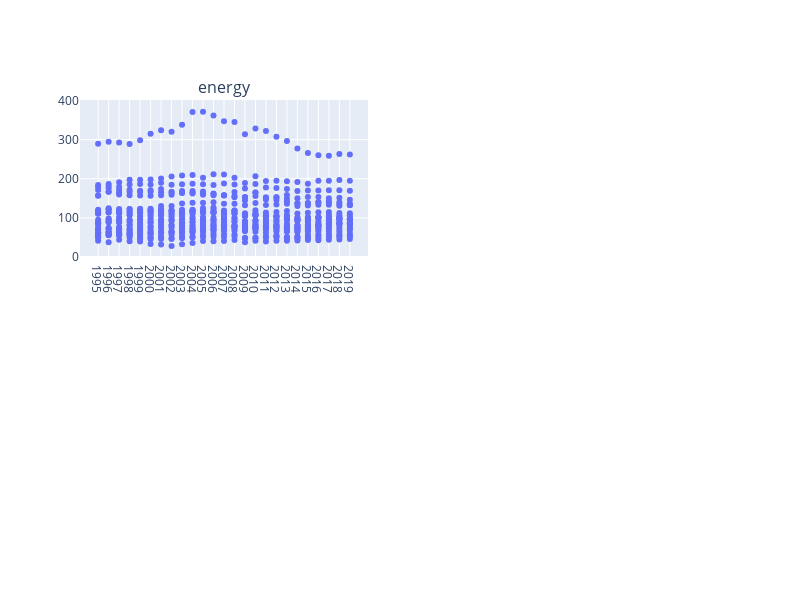

Source (notebook cell):
### Markdown cell above
Same for accounts data

### Code cell
foundational_df_no_transformations_accounts_selected_years = foundational_df_no_transformations_accounts[foundational_df_no_transformations_accounts['TIME_PERIOD'].isin(time_periods_accounts)]
create_scatter_plots_grid(foundational_df_no_transformations_accounts_selected_years, 'TIME_PERIOD', ['energy'], time_periods_accounts)

### Figure 1 — Plotly figure (JSON) as saved in the notebook; plotly's stock layout.template omitted (floating-point values rounded to 4 significant figures; data arrays with more than 128 entries replaced by an {"elided": "..."} marker saying what was removed)
{"data": [{"hovertext": {"elided": "675 str values"}, "mode": "markers", "name": "energy", "x": {"elided": "675 int values"}, "y": {"elided": "675 float values"}, "type": "scatter", "xaxis": "x", "yaxis": "y"}], "layout": {"xaxis": {"anchor": "y", "domain": [0.0, 0.45], "tickvals": [1995, 1996, 1997, 1998, 1999, 2000, 2001, 2002, 2003, 2004, 2005, 2006, 2007, 2008, 2009, 2010, 2011, 2012, 2013, 2014, 2015, 2016, 2017, 2018, 2019]}, "yaxis": {"anchor": "x", "domain": [0.625, 1.0]}, "xaxis2": {"anchor": "y2", "domain": [0.55, 1.0]}, "yaxis2": {"anchor": "x2", "domain": [0.625, 1.0]}, "xaxis3": {"anchor": "y3", "domain": [0.0, 0.45]}, "yaxis3": {"anchor": "x3", "domain": [0.0, 0.375]}, "xaxis4": {"anchor": "y4", "domain": [0.55, 1.0]}, "yaxis4": {"anchor": "x4", "domain": [0.0, 0.375]}, "annotations": [{"font": {"size": 16}, "showarrow": false, "text": "energy", "x": 0.225, "xanchor": "center", "xref": "paper", "y": 1.0, "yanchor": "bottom", "yref": "paper"}], "height": 600, "width": 800, "showlegend": false}}
